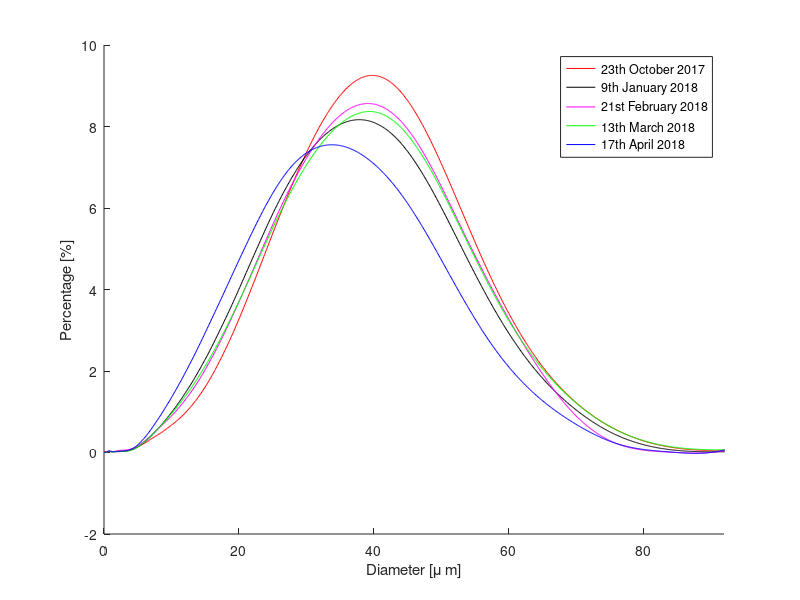

Write MATLAB code to recreate this figure.
%%%%%%%%%%%%%%%%%%%%%%%
%% Memoire - granulom�trie %%
%%%%%%%%%%%%%%%%%%%%%%%
%% Script affichant les graphes de distributions de granulom�trie
clear all
close all

%10 aout 2017 (pas de tamisage)
P0=[0, 0.0003736111111,0.004963888889,0.01472222222,0.023,0.028,0.03036111111,...
    0.03036111111,0.02872222222,0.02580555556,0.02252777778,...
    0.01944444444,0.01616666667,0.01416666667,0.01336111111,...
    0.01416666667,0.01644444444,0.02108333333,0.02816666667,...
    0.03788888889,0.05116666667,0.06852777778,0.08852777778,...
    0.11,0.14,0.1644444444,0.1944444444,0.23,0.2636111111,0.3044444444,...
    0.3580555556,0.4280555556,0.5352777778,0.6961111111,0.9261111111,...
    1.251388889,1.695833333,2.281111111,3.038333333,3.983611111,...
    5.132777778,6.471111111,7.928611111,9.331666667,10.4,10.69166667,...
    10.01833333,8.349444444,6.101944444,3.884444444,2.139722222,1.022222222,...
    0.4611111111,0.27,0.2472222222,0.2155555556,0.08922222222,0.0078];

D0=[0 0.721,0.791,0.868,0.953,1.047,1.149,1.261,1.385,...
    1.52,1.668,1.832,2.011,2.207,2.423,2.66,2.92,3.205,3.519,3.863,4.24,...
    4.655,5.11,5.61,6.158,6.76,7.421,8.147,8.943,9.817,10.78,11.83,12.99,...
    14.26,15.65,17.18,18.86,20.7,22.73,24.95,27.39,30.07,33.01,36.24,39.78,...
    43.67,47.94,52.62,57.77,63.41,69.61,76.42,83.89,92.09,101.1,111,121.8,133.7];

%23 octobre 2017 (+ tamisage)
P1=[0, 0.0003380555556,0.004525,0.01344444444,0.02152777778,0.02716666667,...
    0.03116666667,0.03308333333,0.03252777778,0.03052777778,0.02763888889,...
    0.02444444444,0.022,0.01980555556,0.01808333333,0.01808333333,0.01908333333,...
    0.02016666667,0.02252777778,0.02525,0.02980555556,0.03625,0.04625,...
    0.06088888889,0.08097222222,0.11,0.1463888889,0.1908333333,0.2408333333,...
    0.3072222222,0.3772222222,0.45,0.54,0.6480555556,0.7744444444,0.9352777778,...
    1.145277778,1.421666667,1.781666667,2.249722222,2.829722222,3.544166667,...
    4.386944444,5.337777778,6.354166667,7.371666667,8.285555556,8.973888889,...
    9.254166667,8.916944444,7.826111111,6.106944444,4.167777778,2.490277778,...
    1.289166667,0.5225,0.1352777778,0.0411,0.05972222222,0.07027777778,...
    0.03016666667,0.002422222222];

D1=[0, 0.496,0.545,0.598,0.656,0.721,0.791,0.868,0.953,1.047,1.149,1.261,1.385,...
    1.52,1.668,1.832,2.011,2.207,2.423,2.66,2.92,3.205,3.519,3.863,4.24,...
    4.655,5.11,5.61,6.158,6.76,7.421,8.147,8.943,9.817,10.78,11.83,12.99,...
    14.26,15.65,17.18,18.86,20.7,22.73,24.95,27.39,30.07,33.01,36.24,39.78,...
    43.67,47.94,52.62,57.77,63.41,69.61,76.42,83.89,92.09,101.1,111,121.8,133.7];

%12 janvier 2018 (+tamisage)

P2a=[0, 0.005363888889,0.01010833333,0.01627777778,0.02136111111,...
    0.02536111111,0.028,0.029,0.02891666667,0.02736111111,0.02563888889,...
    0.02236111111,0.02008333333,0.018,0.016,0.01572222222,0.01652777778,...
    0.01772222222,0.01980555556,0.02180555556,0.02444444444,0.02644444444,...
    0.02852777778,0.03152777778,0.03652777778,0.04497222222,0.05869444444,...
    0.07986111111,0.11,0.1480555556,0.2016666667,0.2644444444,0.3416666667,...
    0.4280555556,0.5288888889,0.6488888889,0.7933333333,0.9561111111,1.160555556,...
    1.413333333,1.720555556,2.113333333,2.586944444,3.165277778,3.848055556,...
    4.630833333,5.499166667,6.395555556,7.245,7.980555556,8.500833333,8.662777778,...
    8.304722222,7.305555556,5.747222222,3.976944444,2.4175,1.254444444,...
    0.4933333333,0.1267222222,0.05324722222,0.09388888889,0.1191666667,...
    0.05488888889,0.004802777778];

D2ap=[0 0.375,0.412,0.452,0.496,0.545,0.598,0.656,0.721,0.791,0.868,0.953,1.047,1.149,1.261,1.385,...
    1.52,1.668,1.832,2.011,2.207,2.423,2.66,2.92,3.205,3.519,3.863,4.24,...
    4.655,5.11,5.61,6.158,6.76,7.421,8.147,8.943,9.817,10.78,11.83,12.99,...
    14.26,15.65,17.18,18.86,20.7,22.73,24.95,27.39,30.07,33.01,36.24,39.78,...
    43.67,47.94,52.62,57.77,63.41,69.61,76.42,83.89,92.09,101.1,111,121.8,133.7];

%9 janvier 2018 (pas de tamisage)
P2p=[0, 0.005372222222,0.009902777778,0.016,0.02136111111,0.025,0.02763888889,...
    0.02863888889,0.028,0.02672222222,0.02463888889,0.022,0.01963888889,0.018,...
    0.017,0.01780555556,0.01944444444,0.02152777778,0.02472222222,0.02725,...
    0.02952777778,0.03125,0.03225,0.03325,0.03661111111,0.04233333333,...
    0.05405555556,0.07441666667,0.1044444444,0.15,0.2044444444,0.2772222222,...
    0.3672222222,0.48,0.6072222222,0.76,0.9408333333,1.15,1.402777778,1.7,...
    2.06,2.484444444,2.995277778,3.579722222,4.261388889,5.022222222,5.8275,...
    6.606666667,7.297777778,7.827222222,8.128333333,8.114166667,7.6625,...
    6.654444444,5.176388889,3.554444444,2.149722222,1.103888889,0.4,...
    0.07219444444,0.01770833333,0.04333333333,0.04694444444,0.01263888889,...
    0.0006138888889];

%13 mars 2018 (+tamisage)??
P4=[0 0.005277778,0.009952778,0.016083333,0.021083333,0.024888889,...
    0.027527778,0.028888889,0.028444444,0.027166667,0.025166667,0.022722222,...
    0.020722222,0.018916667,0.018,0.017555556,0.018638889,0.020638889,...
    0.022361111,0.024444444,0.025805556,0.02625,0.026611111,0.027611111,...
    0.030694444,0.037527778,0.049805556,0.070972222,0.104444444,0.15,0.21,...
    0.284444444,0.374444444,0.484444444,0.608055556,0.7525,0.916111111,...
    1.110555556,1.330555556,1.596944444,1.916944444,2.299722222,2.756944444,...
    3.306111111,3.948055556,4.679166667,5.476666667,6.292222222,7.061666667,...
    7.729166667,8.204722222,8.365555556,8.038055556,7.090555556,5.601111111,...
    3.906388889,2.405277778,1.278055556,0.522777778,0.148722222,0.065480556,...
    0.104722222,0.13,0.059222222,0.005272222];

D4=D2ap;

%21 f�vrier 2018 (+tamisage)??

P3 =[0 0.003608333,0.006666667,0.010666667,0.013996111,0.018905556,...
    0.025944444,0.030583333,0.033305556,0.03375,0.032083333,0.029222222,...
    0.026333333,0.023416667,0.022583333,0.023361111,0.026055556,0.031,...
    0.036944444,0.043083333,0.049055556,0.053583333,0.056583333,0.058972222,...
    0.062444444,0.068111111,0.079861111,0.099388889,0.130833333,0.172777778,...
    0.23,0.3,0.386388889,0.486388889,0.597222222,0.723611111,0.864444444,...
    1.036388889,1.246388889,1.501666667,1.821666667,2.221666667,2.698888889,...
    3.274444444,3.948055556,4.713611111,5.555555556,6.4175,7.226666667,...
    7.926666667,8.415833333,8.556666667,8.196388889,7.196388889,5.654444444,...
    3.9625,2.349166667,0.972777778,0.196944444,0.009380556 0 0];

D3 =[0 0.375,0.412,0.452,0.496,0.545,0.598,0.656,0.721,0.791,0.868,0.953,1.047,1.149,1.261,1.385,...
    1.52,1.668,1.832,2.011,2.207,2.423,2.66,2.92,3.205,3.519,3.863,4.24,...
    4.655,5.11,5.61,6.158,6.76,7.421,8.147,8.943,9.817,10.78,11.83,12.99,...
    14.26,15.65,17.18,18.86,20.7,22.73,24.95,27.39,30.07,33.01,36.24,39.78,...
    43.67,47.94,52.62,57.77,63.41,69.61,76.42,83.89 85 90];


%17 avril 2018 (+tamisage)
P5 =[0 0.0065,0.011916667,0.019861111,0.025703333,0.031180556,0.035405556,...
    0.038,0.03775,0.036416667,0.033083333,0.029027778,0.02525,0.021277778,...
    0.019305556,0.0185,0.019333333,0.021333333,0.024694444,0.027777778,...
    0.030222222,0.032666667,0.034194444,0.036083333,0.040888889,0.050333333,...
    0.067944444,0.096388889,0.140833333,0.200833333,0.286111111,0.389722222,...
    0.516944444,0.672222222,0.849444444,1.056666667,1.295555556,1.57,1.887222222,...
    2.254444444,2.677222222,3.160833333,3.699166667,4.301111111,4.955833333,...
    5.651666667,6.338333333,6.935,7.353611111,7.543055556,7.476944444,...
    7.120833333,6.431666667,5.346111111,3.965,2.593611111,1.513055556,...
    0.736388889,0.200833333,0.014 0 0];

D5=D3;

%Poudre neuve
PN = [0 0.006786111,0.012641667,0.020611111,0.027384444,0.031872222,...
    0.035944444,0.037805556,0.0375,0.035833333,0.032722222,0.028722222,...
    0.024361111,0.021194444,0.018583333,0.017416667,0.017083333,0.018833333,...
    0.02175,0.024583333,0.027666667,0.031305556,0.034472222,0.038916667,...
    0.045638889,0.055444444,0.071694444,0.096333333,0.13,0.176388889,...
    0.237222222,0.314444444,0.405277778,0.511666667,0.637222222,...
    0.781666667,0.948055556,1.146111111,1.378888889,1.6625,1.999722222,...
    2.407777778,2.901388889,3.471388889,4.138611111,4.880555556,5.666111111,...
    6.448055556,7.162777778,7.745833333,8.130555556,8.214444444,7.838055556,...
    6.876111111,5.387777778,3.721111111,2.242777778,1.131944444,0.375833333,...
    0.050555556,0.001530556];

DN = [0 0.375,0.412,0.452,0.496,0.545,0.598,0.656,0.721,0.791,0.868,0.953,1.047,1.149,1.261,1.385,...
    1.52,1.668,1.832,2.011,2.207,2.423,2.66,2.92,3.205,3.519,3.863,4.24,...
    4.655,5.11,5.61,6.158,6.76,7.421,8.147,8.943,9.817,10.78,11.83,12.99,...
    14.26,15.65,17.18,18.86,20.7,22.73,24.95,27.39,30.07,33.01,36.24,39.78,...
    43.67,47.94,52.62,57.77,63.41,69.61,76.42,83.89,92.09];   

%Poudre neuve �tuv�e � 80�C pendant 1h
PNE80= [0 0.003836111,0.007111111,0.011388889,0.015041944,0.018883333,...
    0.022916667,0.025638889,0.026805556,0.026611111,0.025694444,0.024333333,...
    0.022694444,0.021333333,0.021416667,0.022333333,0.024888889,0.027972222,...
    0.03225,0.036527778,0.039888889,0.042611111,0.044888889,0.047611111,0.05225,...
    0.060777778,0.075944444,0.098333333,0.134444444,0.184444444,0.244444444,0.3225,...
    0.416111111,0.524166667,0.646111111,0.790555556,0.951388889,1.145833333,...
    1.375833333,1.653055556,1.989444444,2.394722222,2.881111111,3.451944444,...
    4.103888889,4.838333333,5.623888889,6.398611111,7.108888889,7.698333333,...
    8.100555556,8.205277778,7.853611111,6.900833333,5.401666667,3.714166667,...
    2.235555556,1.142777778,0.412222222,0.0795,0.031488889,0.074166667,...
    0.081388889,0.023555556,0.001266667];


DNE= [0 0.375,0.412,0.452,0.496,0.545,0.598,0.656,0.721,0.791,0.868,0.953,1.047,1.149,1.261,1.385,...
    1.52,1.668,1.832,2.011,2.207,2.423,2.66,2.92,3.205,3.519,3.863,4.24,...
    4.655,5.11,5.61,6.158,6.76,7.421,8.147,8.943,9.817,10.78,11.83,12.99,...
    14.26,15.65,17.18,18.86,20.7,22.73,24.95,27.39,30.07,33.01,36.24,39.78,...
    43.67,47.94,52.62,57.77,63.41,69.61,76.42,83.89,92.09,101.1,111,121.8,133.7];


%Poudre neuve �tuv�e � 100�C pendant 1h
PNE100 = [0 0.004658333,0.008666667,0.014083333,0.018491389,0.022311111,...
    0.025972222,0.028638889,0.029111111,0.0285,0.026444444,0.023916667,...
    0.021666667,0.020222222,0.0195,0.020222222,0.023027778,0.026361111,...
    0.030805556,0.035055556,0.039305556,0.041944444,0.04475,0.047305556,...
    0.052222222,0.060055556,0.073888889,0.096138889,0.129166667,0.176388889,...
    0.236388889,0.312777778,0.405555556,0.511944444,0.634722222,0.775555556,...
    0.939166667,1.135555556,1.363611111,1.647222222,1.984444444,2.391666667,...
    2.876944444,3.451388889,4.112222222,4.850277778,5.640277778,6.4175,...
    7.131388889,7.723333333,8.123611111,8.239166667,7.881944444,6.915833333,...
    5.401388889,3.700555556,2.235833333,1.158333333,0.432777778,0.08375,...
    0.020080556,0.036944444,0.031666667,0.007722222,0.000388889];

xx=linspace(0,100,1000)
P0s = spline(D0,P0,xx);%10 aout 2017 (pas de tamisage)
P1s = spline(D1,P1,xx);%23 octobre 2017 (+ tamisage)
P2as = spline(D2ap,P2a,xx);%12 janvier 2018 (+tamisage)
P2ps = spline(D2ap,P2p,xx);%9 janvier 2018 (pas de tamisage)
P3s = spline(D3,P3,xx);%21 f�vrier 2018 (+tamisage)??
P4s = spline(D4,P4,xx);%13 mars 2018 (+tamisage)??
P5s = spline(D5,P5,xx);%17 avril 2018 (+tamisage)
PNs= spline(DN,PN,xx);%Poudre neuve
PNE80s = spline(DNE,PNE80,xx);%Poudre neuve �tuv�e � 80�C pendant 1h
PNE100s = spline(DNE,PNE100,xx);%Poudre neuve �tuv�e � 100�C pendant 1h
%plot(xx,P0s,'--')
hold on
plot(xx,P1s,'r')
hold on
%plot(xx,P2as,'k')
plot(xx,P2ps,'k')
plot(xx,P3s,'m')
plot(xx,P4s,'g')
plot(xx,P5s,'b')
%plot(xx,PNs)
%plot(xx,PNE80s)
%plot(xx,PNE100s)
legend('23{th} October 2017','9{th} January 2018','21{st} February 2018','13{th} March 2018','17{th} April 2018')%TOUT
xlabel('Diameter [\mu m]')
ylabel('Percentage [%]')
xlim([0 92]);

% figure;
% plot(xx,PNs)
% hold on
% plot(xx,PNE80s)
% plot(xx,PNE100s)
% legend('Poudre neuve','Poudre neuve �tuv�e � 80�C','Poudre neuve �tuv�e � 100�C')%Neuve
% xlabel('Diam�tre [\mu m]')
% ylabel('Pourcentage [%]')
% xlim([0 90])

%figure;
%plot(xx,PNs)
%hold on
%plot(xx,PNE80s)
%plot(xx,PNE100s)
%plot(xx,P1s)
%plot(xx,P5s)
%legend('Poudre neuve','Poudre neuve �tuv�e � 80�C','Poudre neuve �tuv�e � 100�C', 'Batch du 23 octobre', 'Batch du 17 avril')%Comp
%xlabel('Diam�tre [\mu m]')
%ylabel('Pourcentage [%]')
%xlim([0 90])

